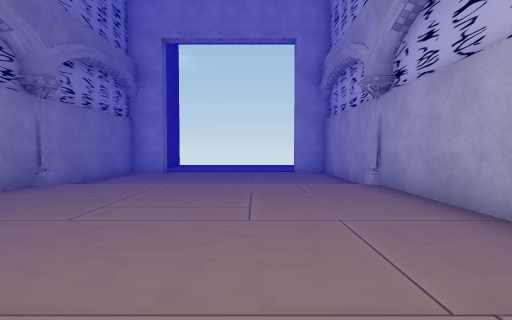
view 1 (above)

16 first-person views from a walk through a scene from a Unity 3-D project. The camera is 1.2 m above the floor, tilts 2° down and sees 85° across. The floor is counted in squares, 2 m on a side. Each view is taken from the middle of a square. On the plan, view 1 faces up. The plan holds only what a view shows up to about 9 squares ahead; the rest is blank. Some surface patterns are stand-ins.

view 2
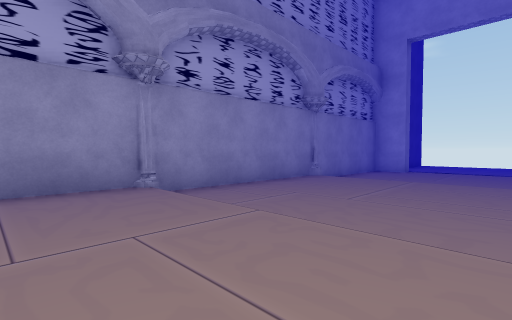

view 3
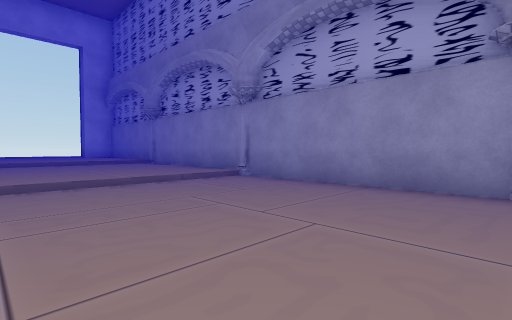

view 4
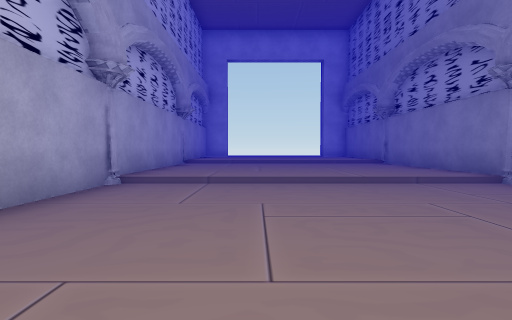

view 5
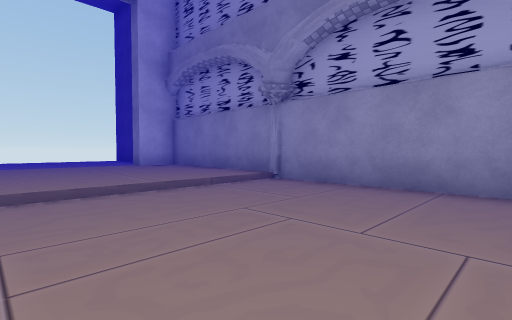

view 6
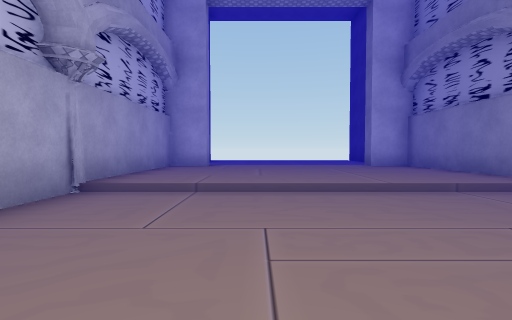

view 7
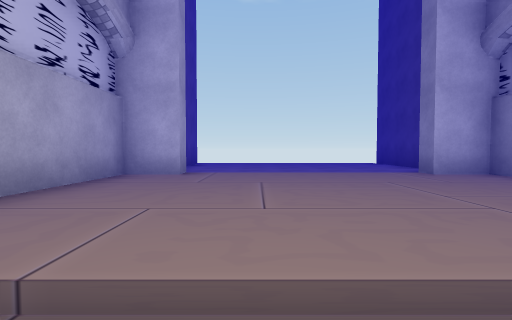

view 8
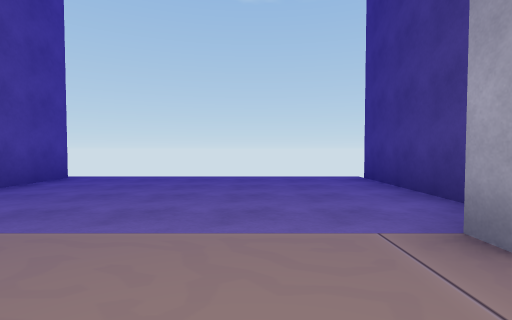

view 9
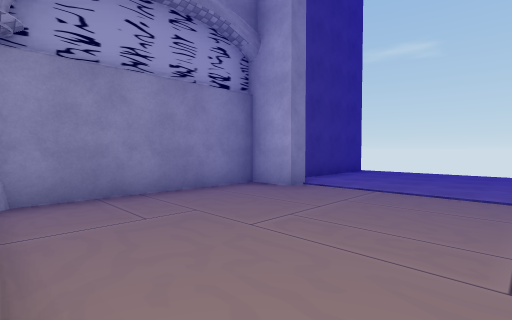

view 10
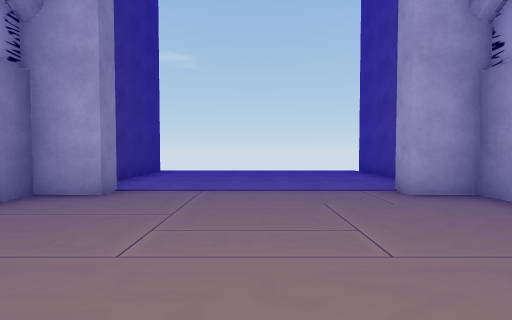

view 11
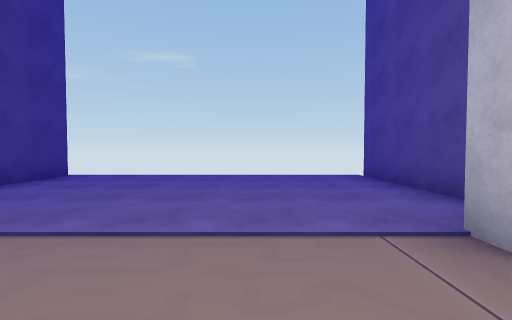

view 12
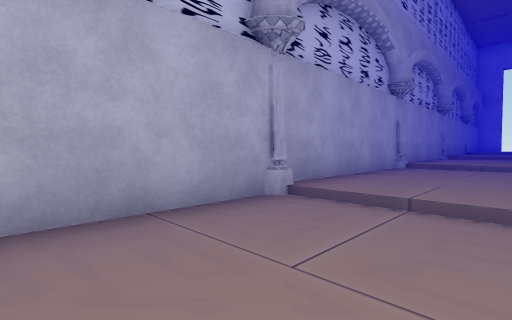

view 13
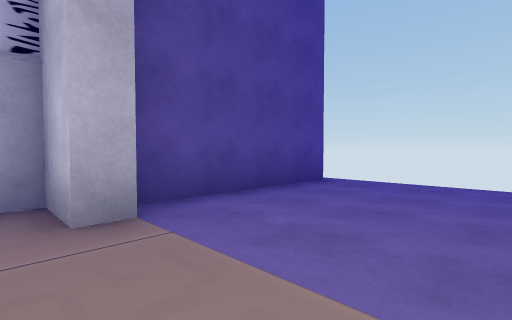

view 14
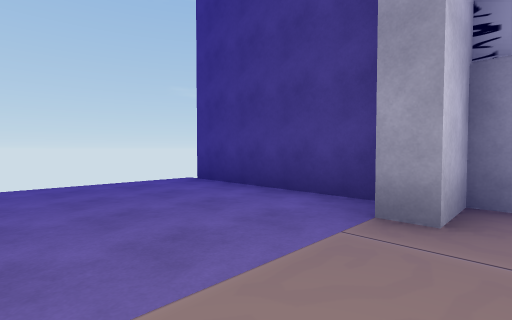

view 15
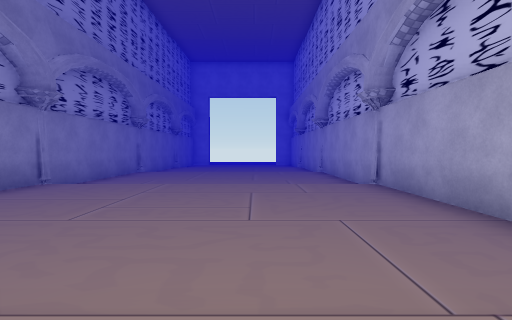

view 16
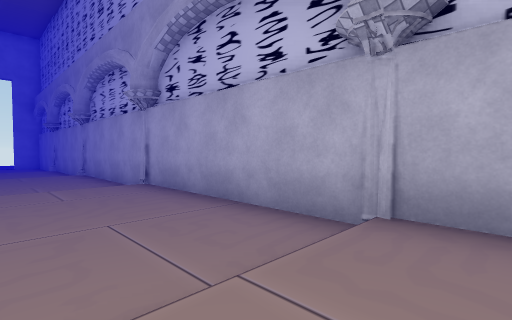

### Floor plan
Key: @ floor where view 1 was taken; # wall or solid block; x gap in a wall; . main floor; : floor 0.25 m higher than the main floor; + floor 0.5 m higher than the main floor; * floor 0.75 m higher than the main floor; % floor 1 m higher than the main floor; / step, stairs or slope.
Columns run from 5 left of view 1 to 3 right of it. Each row starts with its distance up from view 1.
 15 x.......x
 14 #.......#
 13 #.......#
 12 #.......#
 11 ##.....##
 10 #.......#
  9 #.......#
  8 #.......#
  7 #.......#
  6 #///////#
  5 #:::::::#
  4 #:::::::#
  3 #:::::::#
  2 #:::::::#
  1 #///////#
  0 #++++@++#
 -1 #+++++++#
 -2 #+++++++#
 -3 #+++++++#
 -4 #///////#
 -5 #*******#
 -6 #*******#
 -7 #*******#
 -8 #*******#
 -9 #///////#
-10 #%%%%%%%#
-11 #%%%%%%%#
-12 #%%%%%%%#
-13 #%%%%%%%#
-14 ##%%%%%##
-15 #%%%%%%%#
-16 #%%%%%%%#
-17 #%%%%%%%#
-18 x%%%%%%%x

Where each view was taken, in squares from view 1:
view 1: 0 up, 0 right, facing up
view 2: 1 down, 0 right, facing up-left
view 3: 1 up, 0 right, facing down-left
view 4: 1 up, 0 right, facing down
view 5: 5 down, 0 right, facing down-left
view 6: 5 down, 0 right, facing down
view 7: 8 down, 0 right, facing down
view 8: 12 down, 2 left, facing down
view 9: 6 up, 0 right, facing up-left
view 10: 6 up, 1 left, facing up
view 11: 9 up, 0 right, facing up
view 12: 9 up, 0 right, facing down-right
view 13: 13 down, 1 left, facing down-right
view 14: 13 down, 1 left, facing down-left
view 15: 10 down, 0 right, facing up
view 16: 10 down, 0 right, facing up-right
